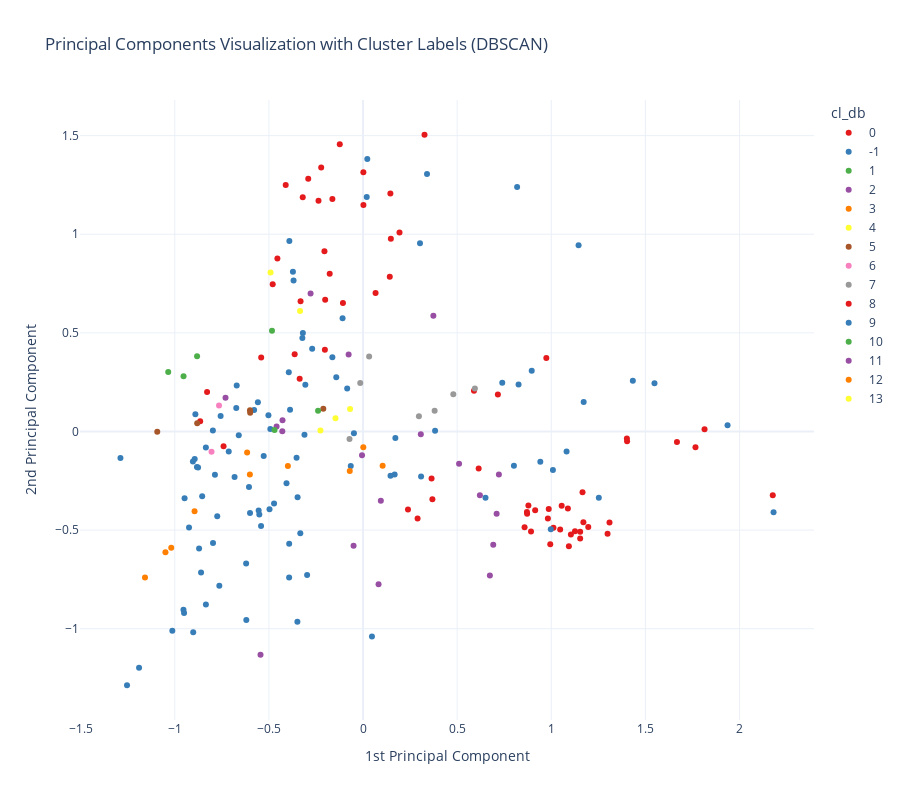

Here is the notebook cell this chart was saved with:
### Code cell
fig = px.scatter(df_unique_venue, x = 'pc_one', y = 'pc_two', color = 'cl_db', width = 900,
                height = 800, hover_name = 'venue_category', template = 'plotly_white',
                color_discrete_sequence = px.colors.qualitative.Set1,
                title = 'Principal Components Visualization with Cluster Labels (DBSCAN)')
fig.update_layout(xaxis_title = '1st Principal Component', yaxis_title = '2nd Principal Component')
fig.show()

### Figure 1 — Plotly figure (JSON) as saved in the notebook; plotly's stock layout.template omitted (floating-point values rounded to 4 significant figures)
{"data": [{"hoverlabel": {"namelength": 0}, "hovertemplate": "<b>%{hovertext}</b><br><br>cl_db=0<br>pc_one=%{x}<br>pc_two=%{y}", "hovertext": ["African Restaurant", "American Restaurant", "Arts & Crafts Store", "Asian Restaurant", "Australian Restaurant", "Bubble Tea Shop", "Candy Store", "Chinese Restaurant", "Clothing Store", "Coffee Shop", "Comfort Food Restaurant", "Convenience Store", "Cupcake Shop", "Deli Bodega", "Department Store", "Dessert Shop", "Dim Sum Restaurant", "Donut Shop", "Eastern European Restaurant", "Electronics Store", "Empanada Restaurant", "English Restaurant", "Fast Food Restaurant", "Filipino Restaurant", "Fish & Chips Shop", "Food", "Food & Drink Shop", "Food Court", "French Restaurant", "Frozen Yogurt Shop", "Fruit & Vegetable Store", "German Restaurant", "Gift Shop", "Greek Restaurant", "Grocery Store", "Health Food Store", "Hobby Shop", "Ice Cream Shop", "Indian Restaurant", "Indonesian Restaurant", "Italian Restaurant", "Japanese Restaurant", "Kebab Restaurant", "Korean Restaurant", "Malay Restaurant", "Mediterranean Restaurant", "Mexican Restaurant", "Middle Eastern Restaurant", "Modern European Restaurant", "New American Restaurant", "Other Great Outdoors", "Outdoor Event Space", "Outdoors & Recreation", "Ramen Restaurant", "Restaurant", "Seafood Restaurant", "Shoe Store", "Spanish Restaurant", "Sushi Restaurant", "TexMex Restaurant", "Thai Restaurant", "Turkish Restaurant", "Vietnamese Restaurant", "Warehouse Store"], "legendgroup": "0", "marker": {"color": "rgb(228,26,28)", "symbol": "circle"}, "mode": "markers", "name": "0", "showlegend": true, "type": "scatter", "x": [0.8705, 0.8715, -0.4798, 1.055, 0.858, -0.2012, -0.1628, 0.9863, -0.1235, 0.1937, 0.5892, 0.001683, 0.001979, 0.9736, -0.4549, 0.1478, 0.6142, 0.1451, 0.2898, -0.2366, 1.402, 0.9143, 0.7162, 1.196, -0.2027, 0.06655, -0.1067, -0.3366, 1.088, 0.142, -0.1772, 0.8783, -0.4107, 1.171, 0.3266, -0.205, -0.3203, -0.3318, 0.8923, 1.104, 1.309, 1.011, 1.814, 0.9944, 1.093, 1.153, 1.153, 0.2387, 0.3639, 0.3684, -0.7408, -0.865, -0.8284, 1.403, 2.176, 1.667, -0.2911, 0.9818, 1.766, 1.166, 1.299, 1.047, 1.126, -0.2223], "xaxis": "x", "y": [-0.4086, -0.4167, 0.7465, -0.3772, -0.4856, 0.668, 1.178, -0.3932, 1.456, 1.009, 0.2068, 1.314, 1.148, 0.3728, 0.8771, 0.9776, -0.1883, 1.207, -0.4409, 1.17, -0.03612, -0.4001, 0.1877, -0.4848, 0.4137, 0.7015, 0.6511, 0.2675, -0.3911, 0.7851, 0.8, -0.3757, 1.25, -0.4606, 1.504, 0.9135, 1.188, 0.6604, -0.507, -0.5227, -0.4613, -0.4887, 0.01168, -0.572, -0.5821, -0.5427, -0.5088, -0.3963, -0.2383, -0.3442, -0.07517, 0.05119, 0.1995, -0.04937, -0.3229, -0.05376, 1.282, -0.4416, -0.07994, -0.308, -0.5191, -0.4974, -0.5054, 1.338], "yaxis": "y"}, {"hoverlabel": {"namelength": 0}, "hovertemplate": "<b>%{hovertext}</b><br><br>cl_db=-1<br>pc_one=%{x}<br>pc_two=%{y}", "hovertext": ["Airport", "Airport Lounge", "Arcade", "Bakery", "Bay", "Bistro", "Boat or Ferry", "Bookstore", "Bowling Alley", "Boxing Gym", "Brewery", "Bridge", "Buffet", "Bus Station", "Cafeteria", "Café", "Cajun Creole Restaurant", "Campground", "Cave", "Church", "City Hall", "College Quad", "Convention Center", "Cosmetics Shop", "Creperie", "Diner", "Farm", "Farmers Market", "Field", "Flea Market", "Fountain", "Fraternity House", "Gas Station", "Gastropub", "General Entertainment", "Golf Course", "Harbor Marina", "Historic Site", "Hostel", "Island", "Karaoke Bar", "Lake", "Lighthouse", "Lounge", "Market", "Miscellaneous Shop", "Mobile Phone Shop", "Monument Landmark", "Motel", "Mountain", "Movie Theater", "Multiplex", "Nature Preserve", "Neighborhood", "Nightclub", "Noodle House", "Office", "Organic Grocery", "Other Nightlife", "Pharmacy", "Pier", "Pool", "Pub", "Public Art", "Racetrack", "Rafting", "Residential Building Apartment Condo", "Resort", "River", "Road", "Scenic Lookout", "School", "Spa", "Speakeasy", "Spiritual Center", "Sporting Goods Shop", "Steakhouse", "Street Fair", "Supermarket", "Tea Room", "Theater", "Toll Plaza", "Town", "Track Stadium", "Trail", "Tree", "University", "Vegetarian Vegan Restaurant", "Vineyard", "Volcano", "Waterfall", "Windmill", "Zoo"], "legendgroup": "-1", "marker": {"color": "rgb(55,126,184)", "symbol": "circle"}, "mode": "markers", "name": "-1", "showlegend": true, "type": "scatter", "x": [-0.6058, 0.1679, -0.3223, 1.145, -0.9021, 1.936, -0.5545, 0.3398, -0.3111, -0.3065, 0.3084, -0.8604, 1.081, -0.5786, 0.7395, 1.433, 0.9973, -0.3487, -0.7968, -0.5277, -0.7867, -0.8823, -0.8348, 0.02259, 0.8262, 1.548, -0.5585, -0.2703, -1.289, -0.3196, -0.8709, -0.4726, -0.4924, 0.896, -0.5026, -0.6003, -0.62, -0.9037, -0.3476, -1.013, 0.8014, -1.19, -0.6209, 0.9417, -0.1087, -0.3913, -0.369, -0.9243, 0.6505, -0.9539, -0.1422, -0.5417, -0.9479, -0.3876, 1.009, 0.1717, -0.671, 0.3025, -0.06513, 0.01952, -0.3923, -0.7745, 1.252, -0.7565, -0.4968, -0.2971, -0.3531, 0.04739, -1.254, -0.6823, -0.7633, -0.7134, 0.1459, 0.3827, -0.8906, -0.3725, 2.181, -0.6734, 0.8184, -0.04843, -0.08422, -0.4065, -0.6602, -0.8942, -0.9507, -0.7976, -0.8544, 1.172, -0.3333, -0.3927, -0.8347, -0.5511, -0.8763], "xaxis": "x", "y": [-0.2816, -0.2178, 0.4745, 0.9438, -1.019, 0.03114, -0.4013, 1.305, -0.01699, 0.2369, -0.2288, -0.7154, -0.1017, 0.1086, 0.247, 0.2577, -0.4957, -0.965, -0.5652, -0.1245, -0.2201, -0.1803, -0.08167, 1.382, 0.2383, 0.2447, 0.1477, 0.4195, -0.1341, 0.4988, -0.5933, -0.3653, 0.01266, 0.3081, 0.08162, -0.4136, -0.9561, -0.1523, -0.3333, -1.011, -0.1733, -1.198, -0.6696, -0.154, 0.5735, 0.9651, 0.7649, -0.4876, -0.336, -0.9037, 0.2749, -0.4797, -0.3381, 0.1101, -0.1954, -0.0329, 0.2336, 0.9548, -0.1753, 1.189, -0.5691, -0.4299, -0.3359, 0.07789, -0.3947, -0.728, -0.1338, -1.04, -1.287, -0.2304, -0.7826, -0.101, -0.225, 0.003969, 0.08737, 0.8103, -0.4103, 0.1193, 1.239, -0.009379, 0.2184, -0.2631, -0.01985, -0.1401, -0.9206, 0.005124, -0.3279, 0.1499, -0.5159, -0.7401, -0.8776, -0.421, -0.1829], "yaxis": "y"}, {"hoverlabel": {"namelength": 0}, "hovertemplate": "<b>%{hovertext}</b><br><br>cl_db=1<br>pc_one=%{x}<br>pc_two=%{y}", "hovertext": ["Art Gallery", "Art Museum", "History Museum", "Museum"], "legendgroup": "1", "marker": {"color": "rgb(77,175,74)", "symbol": "circle"}, "mode": "markers", "name": "1", "showlegend": true, "type": "scatter", "x": [-0.4836, -0.8815, -0.9535, -1.035], "xaxis": "x", "y": [0.5105, 0.3812, 0.2804, 0.3017], "yaxis": "y"}, {"hoverlabel": {"namelength": 0}, "hovertemplate": "<b>%{hovertext}</b><br><br>cl_db=2<br>pc_one=%{x}<br>pc_two=%{y}", "hovertext": ["Athletics & Sports", "Bar", "Beach", "Beach Bar", "Cocktail Bar", "Dive Bar", "Dive Shop", "Dive Spot", "Hookah Bar", "Hotel", "Hotel Bar", "Hotel Pool", "Juice Bar", "Sports Bar", "Sports Club", "Surf Spot", "Wine Bar"], "legendgroup": "2", "marker": {"color": "rgb(152,78,163)", "symbol": "circle"}, "mode": "markers", "name": "2", "showlegend": true, "type": "scatter", "x": [-0.7304, 0.7095, -0.5445, 0.0825, 0.6207, 0.09453, -0.2786, -0.4592, 0.7217, 0.6737, 0.6916, -0.05038, 0.3069, -0.005438, -0.4289, -0.4276, 0.5101], "xaxis": "x", "y": [0.1707, -0.4175, -1.132, -0.7746, -0.3238, -0.3512, 0.6993, 0.02495, -0.2179, -0.7303, -0.5739, -0.5801, -0.01398, -0.1206, 0.001503, 0.05717, -0.1631], "yaxis": "y"}, {"hoverlabel": {"namelength": 0}, "hovertemplate": "<b>%{hovertext}</b><br><br>cl_db=3<br>pc_one=%{x}<br>pc_two=%{y}", "hovertext": ["BBQ Joint", "Burger Joint", "Fried Chicken Joint", "Hot Dog Joint", "Hot Spring", "Wings Joint"], "legendgroup": "3", "marker": {"color": "rgb(255,127,0)", "symbol": "circle"}, "mode": "markers", "name": "3", "showlegend": true, "type": "scatter", "x": [0.1041, -0.07051, 0.001403, -0.3992, -0.6156, -0.601], "xaxis": "x", "y": [-0.1736, -0.2002, -0.07952, -0.1752, -0.1063, -0.218], "yaxis": "y"}, {"hoverlabel": {"namelength": 0}, "hovertemplate": "<b>%{hovertext}</b><br><br>cl_db=4<br>pc_one=%{x}<br>pc_two=%{y}", "hovertext": ["Bed & Breakfast", "Breakfast Spot"], "legendgroup": "4", "marker": {"color": "rgb(255,255,51)", "symbol": "circle"}, "mode": "markers", "name": "4", "showlegend": true, "type": "scatter", "x": [-0.2263, -0.06891], "xaxis": "x", "y": [0.005209, 0.1136], "yaxis": "y"}, {"hoverlabel": {"namelength": 0}, "hovertemplate": "<b>%{hovertext}</b><br><br>cl_db=5<br>pc_one=%{x}<br>pc_two=%{y}", "hovertext": ["Beer Garden", "Botanical Garden", "Garden", "Outdoor Sculpture", "Sculpture Garden"], "legendgroup": "5", "marker": {"color": "rgb(166,86,40)", "symbol": "circle"}, "mode": "markers", "name": "5", "showlegend": true, "type": "scatter", "x": [-0.2111, -0.6005, -0.5995, -1.093, -0.881], "xaxis": "x", "y": [0.1148, 0.1078, 0.09424, -0.001486, 0.04221], "yaxis": "y"}, {"hoverlabel": {"namelength": 0}, "hovertemplate": "<b>%{hovertext}</b><br><br>cl_db=6<br>pc_one=%{x}<br>pc_two=%{y}", "hovertext": ["Building", "Capitol Building"], "legendgroup": "6", "marker": {"color": "rgb(247,129,191)", "symbol": "circle"}, "mode": "markers", "name": "6", "showlegend": true, "type": "scatter", "x": [-0.765, -0.8048], "xaxis": "x", "y": [0.1313, -0.1033], "yaxis": "y"}, {"hoverlabel": {"namelength": 0}, "hovertemplate": "<b>%{hovertext}</b><br><br>cl_db=7<br>pc_one=%{x}<br>pc_two=%{y}", "hovertext": ["Burrito Place", "Pizza Place", "Salad Place", "Sandwich Place", "Snack Place", "Soup Place", "Taco Place"], "legendgroup": "7", "marker": {"color": "rgb(153,153,153)", "symbol": "circle"}, "mode": "markers", "name": "7", "showlegend": true, "type": "scatter", "x": [0.4795, 0.5941, 0.3803, -0.0718, 0.03234, -0.01485, 0.2968], "xaxis": "x", "y": [0.1884, 0.2175, 0.1052, -0.03861, 0.3803, 0.2461, 0.07766], "yaxis": "y"}, {"hoverlabel": {"namelength": 0}, "hovertemplate": "<b>%{hovertext}</b><br><br>cl_db=8<br>pc_one=%{x}<br>pc_two=%{y}", "hovertext": ["Gym", "Gym Fitness Center"], "legendgroup": "8", "marker": {"color": "rgb(228,26,28)", "symbol": "circle"}, "mode": "markers", "name": "8", "showlegend": true, "type": "scatter", "x": [-0.3632, -0.5411], "xaxis": "x", "y": [0.3919, 0.3751], "yaxis": "y"}, {"hoverlabel": {"namelength": 0}, "hovertemplate": "<b>%{hovertext}</b><br><br>cl_db=9<br>pc_one=%{x}<br>pc_two=%{y}", "hovertext": ["Massage Studio", "Yoga Studio"], "legendgroup": "9", "marker": {"color": "rgb(55,126,184)", "symbol": "circle"}, "mode": "markers", "name": "9", "showlegend": true, "type": "scatter", "x": [-0.163, -0.3944], "xaxis": "x", "y": [0.3767, 0.3003], "yaxis": "y"}, {"hoverlabel": {"namelength": 0}, "hovertemplate": "<b>%{hovertext}</b><br><br>cl_db=10<br>pc_one=%{x}<br>pc_two=%{y}", "hovertext": ["Music Venue", "Performing Arts Venue"], "legendgroup": "10", "marker": {"color": "rgb(77,175,74)", "symbol": "circle"}, "mode": "markers", "name": "10", "showlegend": true, "type": "scatter", "x": [-0.2389, -0.4702], "xaxis": "x", "y": [0.1053, 0.007588], "yaxis": "y"}, {"hoverlabel": {"namelength": 0}, "hovertemplate": "<b>%{hovertext}</b><br><br>cl_db=11<br>pc_one=%{x}<br>pc_two=%{y}", "hovertext": ["Nail Salon", "Salon Barbershop"], "legendgroup": "11", "marker": {"color": "rgb(152,78,163)", "symbol": "circle"}, "mode": "markers", "name": "11", "showlegend": true, "type": "scatter", "x": [-0.07659, 0.3736], "xaxis": "x", "y": [0.3908, 0.5866], "yaxis": "y"}, {"hoverlabel": {"namelength": 0}, "hovertemplate": "<b>%{hovertext}</b><br><br>cl_db=12<br>pc_one=%{x}<br>pc_two=%{y}", "hovertext": ["National Park", "Park", "Theme Park", "Water Park"], "legendgroup": "12", "marker": {"color": "rgb(255,127,0)", "symbol": "circle"}, "mode": "markers", "name": "12", "showlegend": true, "type": "scatter", "x": [-1.05, -1.158, -0.8949, -1.019], "xaxis": "x", "y": [-0.6121, -0.7403, -0.4052, -0.5892], "yaxis": "y"}, {"hoverlabel": {"namelength": 0}, "hovertemplate": "<b>%{hovertext}</b><br><br>cl_db=13<br>pc_one=%{x}<br>pc_two=%{y}", "hovertext": ["Plaza", "Shopping Mall", "Shopping Plaza"], "legendgroup": "13", "marker": {"color": "rgb(255,255,51)", "symbol": "circle"}, "mode": "markers", "name": "13", "showlegend": true, "type": "scatter", "x": [-0.1465, -0.4912, -0.3345], "xaxis": "x", "y": [0.06649, 0.8056, 0.6102], "yaxis": "y"}], "layout": {"height": 800, "legend": {"title": {"text": "cl_db"}, "tracegroupgap": 0}, "title": {"text": "Principal Components Visualization with Cluster Labels (DBSCAN)"}, "width": 900, "xaxis": {"anchor": "y", "domain": [0, 1], "title": {"text": "1st Principal Component"}}, "yaxis": {"anchor": "x", "domain": [0, 1], "title": {"text": "2nd Principal Component"}}}}
